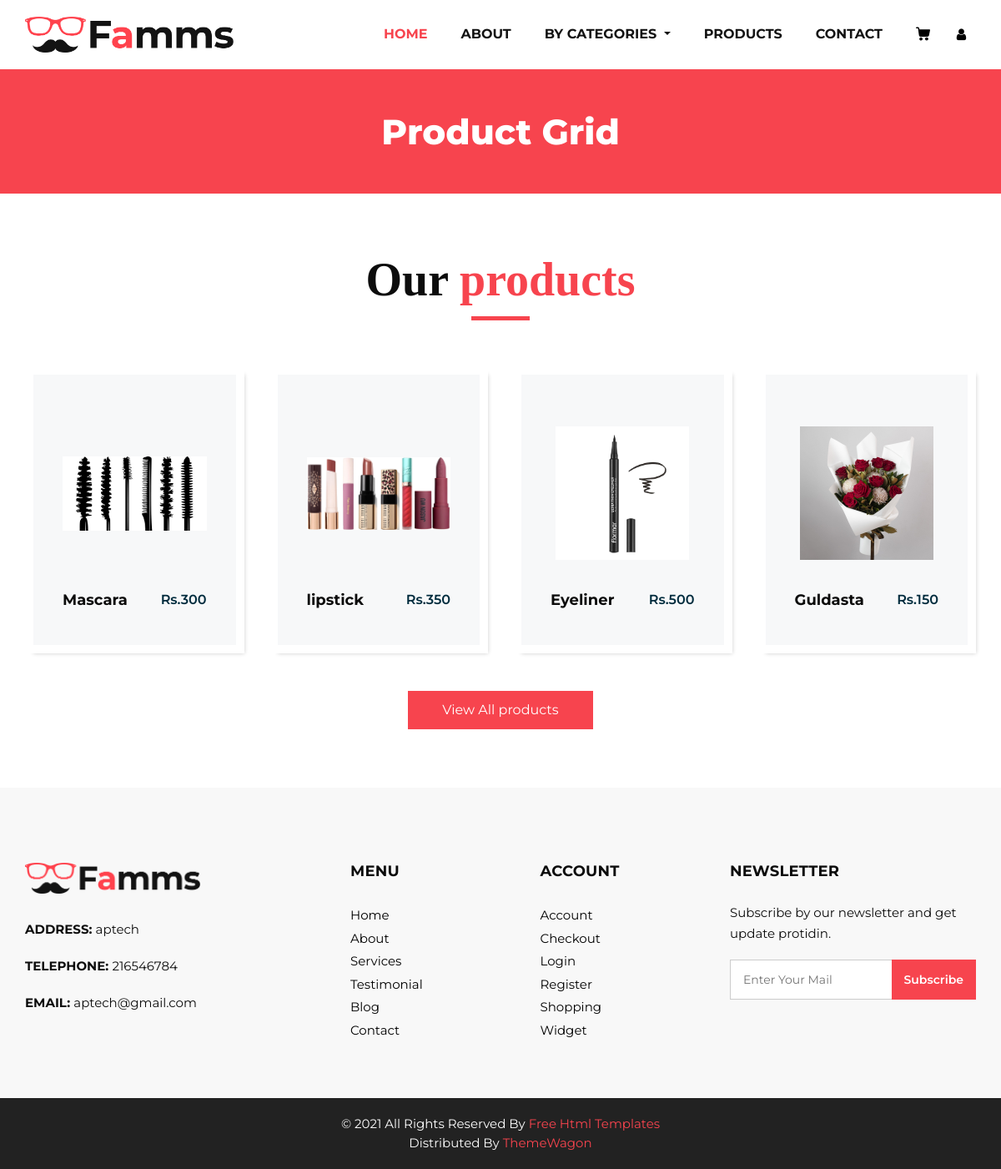
The page /userTeheme/user/collections.php?name=5 on the database its author committed.
### tables this page shows
CREATE TABLE `table_product` (
  `id` int(11) NOT NULL,
  `product_Name` varchar(255) NOT NULL,
  `product_Price` bigint(20) NOT NULL,
  `product_Quantity` tinyint(4) NOT NULL,
  `product_Category` int(11) NOT NULL,
  `product_Image` varchar(255) NOT NULL
);

CREATE TABLE `information` (
  `id` int(11) NOT NULL,
  `address` varchar(255) NOT NULL,
  `email` varchar(255) NOT NULL,
  `telephone` int(11) NOT NULL
);

### userTeheme/user/collections.php (the view, shortened to what this page needs)
<?php
include_once '../header.php';
?>
  <section class="inner_page_head">
         <div class="container_fuild">
            <div class="row">
               <div class="col-md-12">
                  <div class="full">
                     <h3>Product Grid</h3>
                  </div>
               </div>
            </div>
         </div>
      </section>
      <section class="product_section layout_padding">
         <div class="container">
            <div class="heading_container heading_center">
               <h2>
                  Our <span>products</span>
               </h2>
            </div>
            <div class="row">
            <?php
            $cat = $_GET["name"];
            $select = "Select * from table_product where product_Category = $cat";
            $execute = mysqli_query($conn, $select);
            $row = mysqli_num_rows($execute);
            if($row > 0){
               while($data = mysqli_fetch_assoc($execute)){
                  ?>
               <div class="col-sm-6 col-md-4 col-lg-3">
                  <div class="box">
                     <div class="img-box">
                        <img src="<?php echo $data['product_Image']; ?>">
                     </div>
                     <div class="detail-box">
                        <h5>
                           <?php echo $data['product_Name']; ?>
                        </h5>
                        <h6>
                        Rs.<?php echo $data['product_Price']; ?>
                        </h6>
                     </div>
                  </div>
               </div>
                  <?php
               }
            }
            ?>
            </div>
            <div class="btn-box">
               <a href="">
               View All products
               </a>
            </div>
         </div>
      </section>
      <?php
      include_once '../footer.php';
      ?>

### userTeheme/footer.php (shortened to what this page needs)
 <footer>
         <div class="container">
            <div class="row">
               <div class="col-md-4">
                   <div class="full">
                      <div class="logo_footer">
                        <a href="#"><img width="210" src="images/logo.png" alt="#" /></a>
                      </div>
                      <div class="information_f">
                        <?php
                        $select = "Select * from information";
                        $execute = mysqli_query($conn, $select);
                        $rows = mysqli_num_rows($execute);
                        if($rows > 0 ){
                        $data = mysqli_fetch_array($execute)
                              ?>
                        <p><strong>ADDRESS: </strong><?php echo $data[1]; ?></p>
                        <p><strong>TELEPHONE: </strong><?php echo $data[3]; ?></p>
                        <p><strong>EMAIL: </strong><?php echo $data[2]; ?></p>
                              <?php
                           }
                        ?>
                      </div>
                   </div>
               </div>
               <div class="col-md-8">
                  <div class="row">
                  <div class="col-md-7">
                     <div class="row">
                        <div class="col-md-6">
                     <div class="widget_menu">
                        <h3>Menu</h3>
                        <ul>
                           <li><a href="#">Home</a></li>
                           <li><a href="#">About</a></li>
                           <li><a href="#">Services</a></li>
                           <li><a href="#">Testimonial</a></li>
                           <li><a href="#">Blog</a></li>
                           <li><a href="#">Contact</a></li>
                        </ul>
                     </div>
                  </div>
                  <div class="col-md-6">
                     <div class="widget_menu">
                        <h3>Account</h3>
                        <ul>
                           <li><a href="#">Account</a></li>
                           <li><a href="#">Checkout</a></li>
                           <li><a href="#">Login</a></li>
                           <li><a href="#">Register</a></li>
                           <li><a href="#">Shopping</a></li>
                           <li><a href="#">Widget</a></li>
                        </ul>
                     </div>
                  </div>
                     </div>
                  </div>
                  <div class="col-md-5">
                     <div class="widget_menu">
                        <h3>Newsletter</h3>
                        <div class="information_f">
                          <p>Subscribe by our newsletter and get update protidin.</p>
                        </div>
                        <div class="form_sub">
                           <form>
                              <fieldset>
                                 <div class="field">
                                    <input type="email" placeholder="Enter Your Mail" name="email" />
                                    <input type="submit" value="Subscribe" />
                                 </div>
                              </fieldset>
                           </form>
                        </div>
                     </div>
                  </div>
                  </div>
               </div>
            </div>
         </div>
      </footer>
      <div class="cpy_">
         <p class="mx-auto">© 2021 All Rights Reserved By <a href="https://html.design/">Free Html Templates</a><br>
            Distributed By <a href="https://themewagon.com/" target="_blank">ThemeWagon</a>
         </p>
      </div>
   </body>
</html>

### userTeheme/user/css/style.css (style rules this page uses)
* { box-sizing: border-box; }
body { font-family: 'Montserrat', sans-serif; color: #0c0c0c; background-color: #ffffff; overflow-x: hidden; }
.layout_padding { padding: 70px 0; }
h1, h2 { font-family: 'Playfair Display', serif; }
.heading_container { display: -webkit-box; display: -ms-flexbox; display: flex; -webkit-box-orient: vertical; -webkit-box-direction: normal; -ms-flex-direction: column; flex-direction: column; -webkit-box-align: start; -ms-flex-align: start; align-items: flex-start; }
.heading_container h2 { position: relative; margin-bottom: 0; font-size: 3.5rem; font-weight: bold; }
.heading_container h2::after { content: ""; display: block; width: 70px; height: 5px; background: #f7444e; margin: 10px auto 10px; }
.heading_container h2 span { color: #f7444e; }
.heading_container.heading_center { -webkit-box-align: center; -ms-flex-align: center; align-items: center; text-align: center; }
a, a:hover, a:focus { text-decoration: none; }
.product_section .heading_container { margin-bottom: 20px; }
.product_section .box { position: relative; margin-top: 25px; padding: 35px 35px; background-color: #f7f8f9; -webkit-transition: all .3s; transition: all .3s; overflow: hidden; box-shadow: 5px 5px 5px -5px rgba(0,0,0,.2); border: solid #fff 10px; }
.product_section .box .img-box { display: -webkit-box; display: -ms-flexbox; display: flex; -webkit-box-pack: center; -ms-flex-pack: center; justify-content: center; -webkit-box-align: center; -ms-flex-align: center; align-items: center; height: 215px; }
.product_section .box .img-box img { max-width: 100%; max-height: 160px; -webkit-transition: all .3s; transition: all .3s; }
.product_section .box .detail-box { text-align: center; display: -webkit-box; display: -ms-flexbox; display: flex; -webkit-box-pack: justify; -ms-flex-pack: justify; justify-content: space-between; }
.product_section .box .detail-box h5 { font-size: 18px; margin-top: 10px; }
.product_section .box .detail-box h6 { margin-top: 10px; color: #002c3e; font-weight: 600; }
.product_section .btn-box { display: -webkit-box; display: -ms-flexbox; display: flex; -webkit-box-pack: center; -ms-flex-pack: center; justify-content: center; margin-top: 45px; }
.product_section .btn-box a { display: inline-block; padding: 10px 40px; background-color: #f7444e; border: 1px solid #f7444e; color: #ffffff; border-radius: 0; -webkit-transition: all 0.3s; transition: all 0.3s; }
.detail-box h5 { font-size: 21px; font-weight: 700; }
.inner_page_head { background: #f7444e; text-align: center; color: #fff; padding-top: 50px; padding-bottom: 40px; }
.inner_page_head h3 { font-size: 42px; font-weight: 800; }
footer { background: #f8f8f8; padding: 90px 0 70px; }
.logo_footer { margin-bottom: 30px; }
.information_f p { margin-bottom: 1.2rem; line-height: 25px; font-size: 15px; }
.widget_menu h3 { font-size: 18px; font-weight: 700; text-transform: uppercase; letter-spacing: 0.2px; margin-bottom: 25px; }
.widget_menu ul { list-style: none; padding: 0; margin: 0; }
.widget_menu ul li { float: left; width: 100%; }
.widget_menu ul li a { font-size: 15px; color: #000; margin-bottom: 0; float: left; width: 100%; margin-top: 5px; }
.field { display: flex; }
.widget_menu { float: left; width: 100%; }
div.form_sub .field input[type="email"], div.form_sub .field input[type="email"]:hover, div.form_sub .field input[type="email"]:focus { padding: 10px 110px 10px 15px; border-radius: 0; border: solid #ccc 1px; font-size: 14px; position: relative; box-shadow: none; width: 100%; height: 48px; }
.form_sub { position: relative; }
.form_sub input[type="email"] + input[type="submit"] { position: absolute; right: 0; background: #f7444e; color: #fff; border: none; top: 0px; font-size: 14px; height: 48px; font-weight: 600; padding: 0 15px; }
form input { background: #fff; border: solid #ccc 1px; padding: 15px 15px; width: 100%; font-size: 14px; margin-bottom: 20px; text-transform: capitalize; line-height: normal; }
form input[type="submit"] { border: none; padding: 15px 45px; width: auto; font-size: 16px; text-transform: capitalize; line-height: normal; margin: 0 auto; display: flex; background: #333; color: #fff; font-weight: 600; transition: ease all 0.1s; }
.cpy_ { background: #222; text-align: center; padding: 20px 0; }
.cpy_ p { margin: 0; color: #fff; font-size: 15px; font-weight: 400; }
.cpy_ p a { margin: 0; color: #f7444e; font-size: 15px; font-weight: 400; }

### userTeheme/user/css/responsive.css (style rules this page uses)
@media (min-width: 1200px) { .container { max-width: 1170px; } }

### rows shown on the page
table_product: product_Image (picture), product_Name "Mascara", product_Price "300"
table_product: product_Image (picture), product_Name "lipstick", product_Price "350"
table_product: product_Image (picture), product_Name "Eyeliner", product_Price "500"
table_product: product_Image (picture), product_Name "Guldasta", product_Price "150"
information: address "aptech", telephone "216546784", email "aptech@gmail.com"
